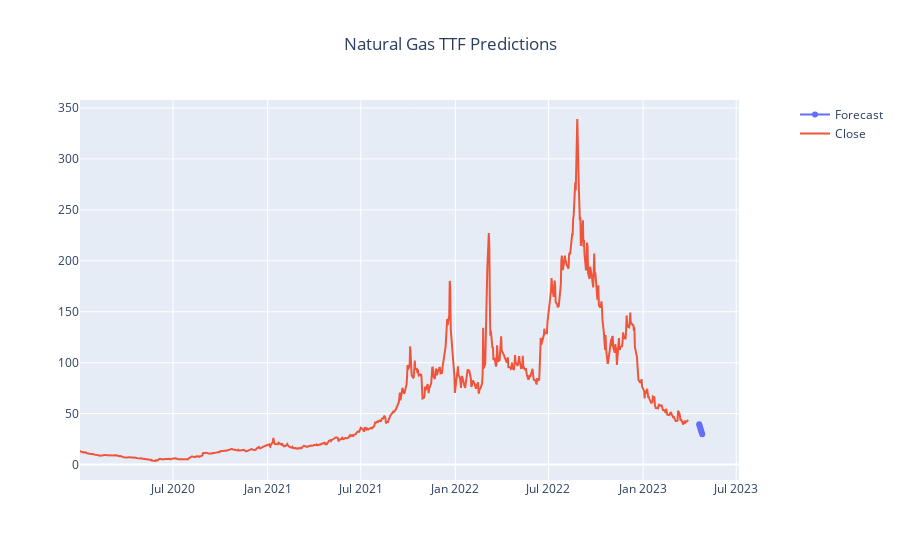

Notebook code for this chart:
### Code cell
fig3 = make_subplots(specs=[[{"secondary_y": True}]])
fig3.add_trace(go.Scatter(x=forecast_df.index,y=forecast_df['Forecast'],name='Forecast'))
fig3.add_trace(go.Scatter(x=df.index,y=df['Close'],name='Close'))
fig3.update_layout(title={'text':'Natural Gas TTF Predictions', 'x':0.5})
fig3.update_yaxes(range=[0,1000000000],secondary_y=True)
fig3.update_yaxes(visible=False, secondary_y=True)
fig3.update_layout(xaxis_rangeslider_visible=False)  #hide range slider
fig3.show()

### Figure 1 — Plotly figure (JSON) as saved in the notebook; plotly's stock layout.template omitted (floating-point values rounded to 4 significant figures; data arrays with more than 128 entries replaced by an {"elided": "..."} marker saying what was removed)
{"data": [{"name": "Forecast", "type": "scatter", "x": ["2023-04-20T00:00:00", "2023-04-21T00:00:00", "2023-04-22T00:00:00", "2023-04-23T00:00:00", "2023-04-24T00:00:00", "2023-04-25T00:00:00", "2023-04-26T00:00:00"], "y": [39.53, 37.97, 36.35, 34.73, 33.06, 31.37, 29.67]}, {"name": "Close", "type": "scatter", "x": {"elided": "818 str values"}, "y": {"elided": "818 float values"}}], "layout": {"title": {"text": "Natural Gas TTF Predictions", "x": 0.5}, "xaxis": {"anchor": "y", "domain": [0, 0.94], "rangeslider": {"visible": false}}, "yaxis": {"anchor": "x", "domain": [0, 1]}, "yaxis2": {"anchor": "x", "overlaying": "y", "range": [0, 1000000000], "side": "right", "visible": false}}}
